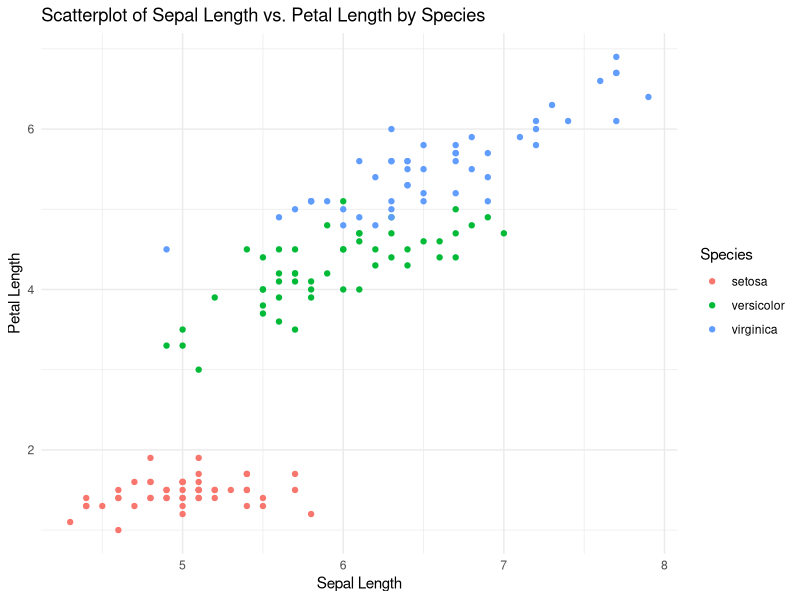
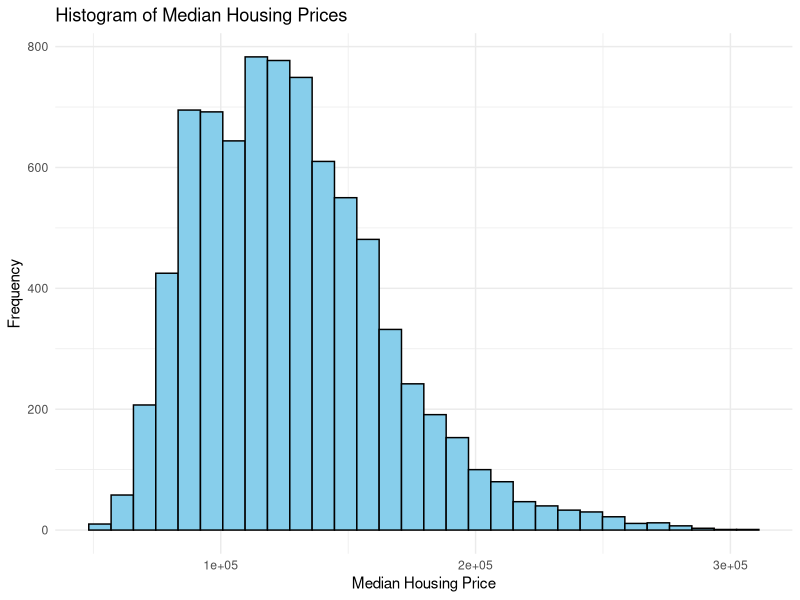
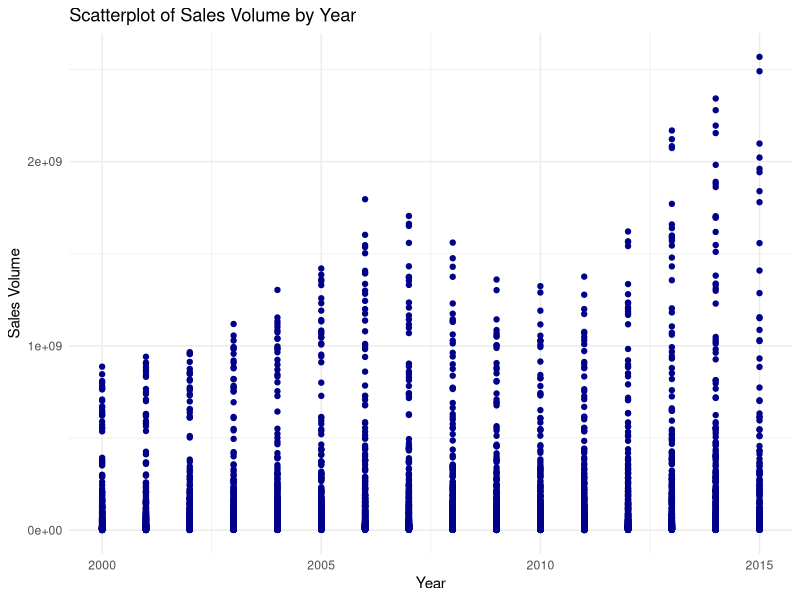
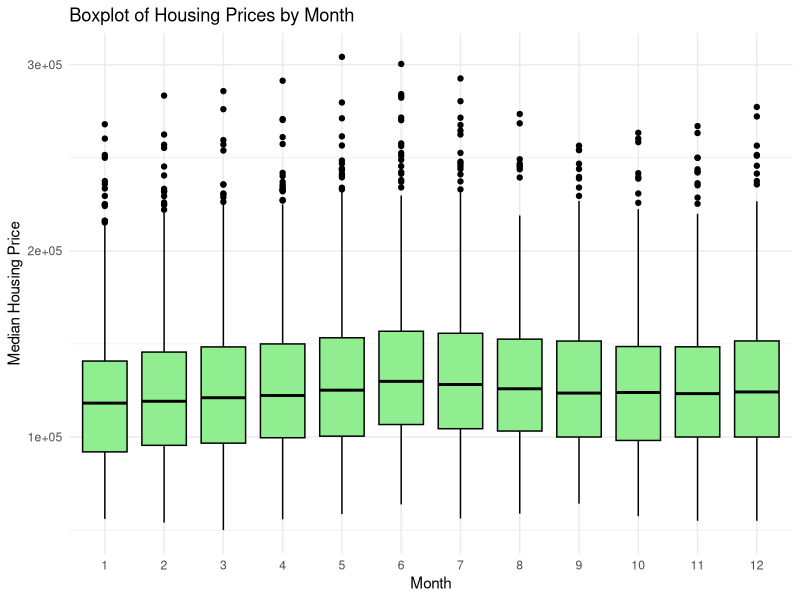
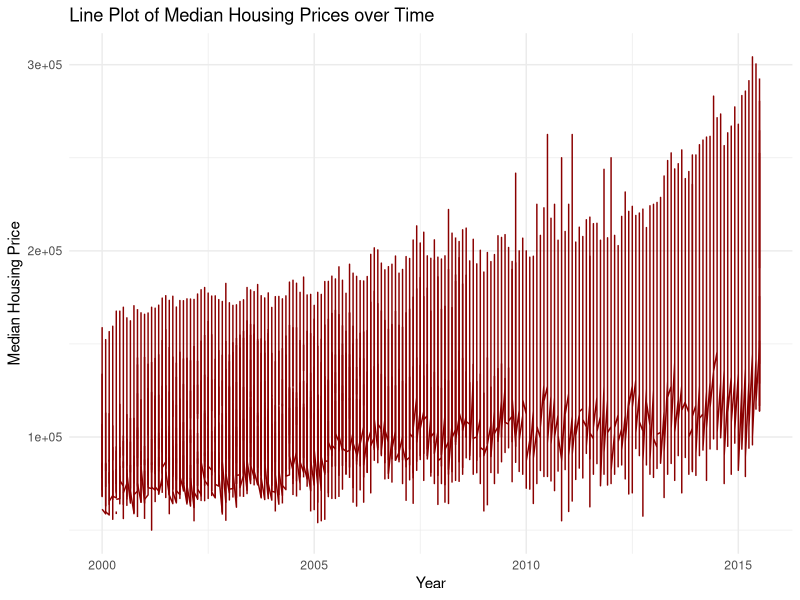

Recreate these plots in R, in order. (Note: this script raises an error after producing the figures.)
library(ggplot2)
library(datasets)
data(iris)
ggplot(iris, aes(x = Sepal.Length, y = Petal.Length, color = Species)) +
  geom_point() +
  labs(x = "Sepal Length", y = "Petal Length", title = "Scatterplot of Sepal Length vs. Petal Length by Species") +
  theme_minimal()
#2
data(txhousing, package = "ggplot2")
str(txhousing)
summary(txhousing)
missing_values <- sum(!complete.cases(txhousing))
cat("Number of missing values:", missing_values, "\n")
ggplot(txhousing, aes(x = median)) +
  geom_histogram(fill = "skyblue", color = "black") +
  labs(x = "Median Housing Price", y = "Frequency", title = "Histogram of Median Housing Prices") +
  theme_minimal()
ggplot(txhousing, aes(x = year, y = volume)) +
  geom_point(color = "darkblue") +
  labs(x = "Year", y = "Sales Volume", title = "Scatterplot of Sales Volume by Year") +
  theme_minimal()
ggplot(txhousing, aes(x = as.factor(month), y = median)) +
  geom_boxplot(fill = "lightgreen", color = "black") +
  labs(x = "Month", y = "Median Housing Price", title = "Boxplot of Housing Prices by Month") +
  theme_minimal()
ggplot(txhousing, aes(x = date, y = median)) +
  geom_line(color = "darkred") +
  labs(x = "Year", y = "Median Housing Price", title = "Line Plot of Median Housing Prices over Time") +
  theme_minimal()
#3
ggplot(titanic, aes(y = factor(Survived), x = Fare, fill = Sex)) +
  geom_boxplot(position = "dodge") +
  stat_summary(fun = mean, geom = "point") +
  stat_summary(fun.y = mean, geom = "errorbar") +
  labs(x = "Fare", y = "Survived", fill = "Sex") +
  scale_fill_manual(values = c("blue", "pink")) +
  theme_minimal()
finalP

